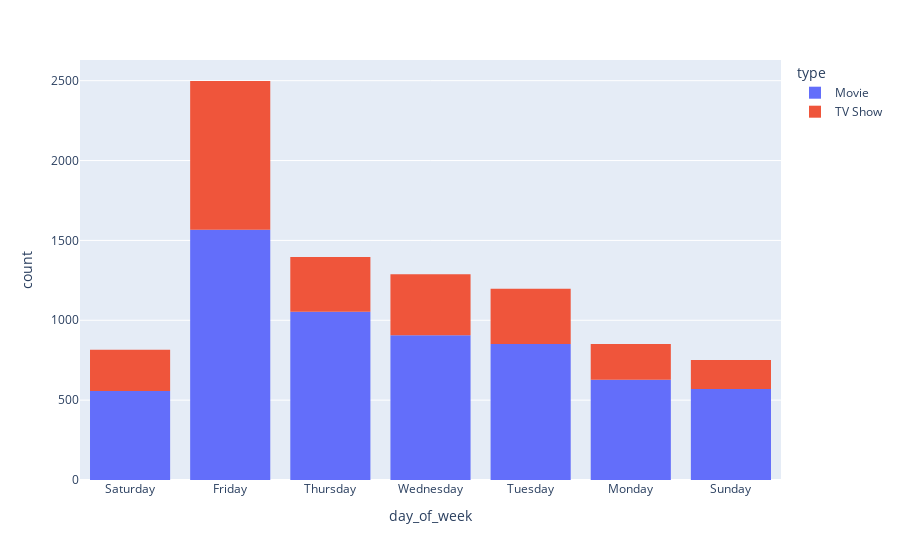

The cell this chart's notebook holds for it:
### Code cell
px.histogram(netflix_df, x='day_of_week', color='type')

### Figure 1 — Plotly figure (JSON) as saved in the notebook; plotly's stock layout.template omitted (floating-point values rounded to 4 significant figures; data arrays with more than 128 entries replaced by an {"elided": "..."} marker saying what was removed)
{"data": [{"alignmentgroup": "True", "bingroup": "x", "hovertemplate": "type=Movie<br>day_of_week=%{x}<br>count=%{y}<extra></extra>", "legendgroup": "Movie", "marker": {"color": "#636efa", "pattern": {"shape": ""}}, "name": "Movie", "offsetgroup": "Movie", "orientation": "v", "showlegend": true, "type": "histogram", "x": {"elided": "6131 str values"}, "xaxis": "x", "yaxis": "y"}, {"alignmentgroup": "True", "bingroup": "x", "hovertemplate": "type=TV Show<br>day_of_week=%{x}<br>count=%{y}<extra></extra>", "legendgroup": "TV Show", "marker": {"color": "#EF553B", "pattern": {"shape": ""}}, "name": "TV Show", "offsetgroup": "TV Show", "orientation": "v", "showlegend": true, "type": "histogram", "x": {"elided": "2676 str values"}, "xaxis": "x", "yaxis": "y"}], "layout": {"barmode": "relative", "legend": {"title": {"text": "type"}, "tracegroupgap": 0}, "margin": {"t": 60}, "xaxis": {"anchor": "y", "domain": [0, 1], "title": {"text": "day_of_week"}}, "yaxis": {"anchor": "x", "domain": [0, 1], "title": {"text": "count"}}}}
